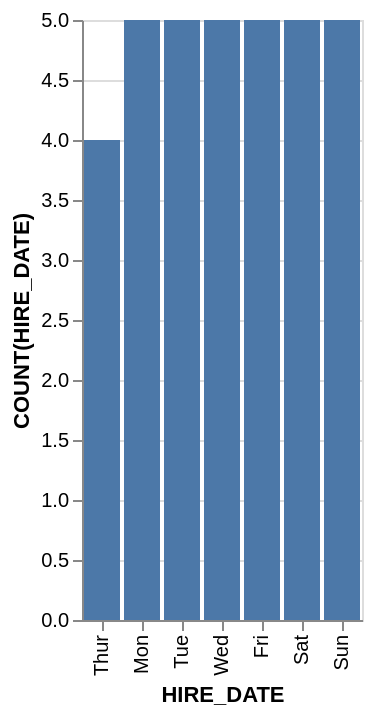

Specify this chart in Vega-Lite:
### Vega-Lite specification from a JSON file in a GitHub repository (floating-point values rounded to 4 significant figures)
{"data": {"values": [{"x_data": "Mon", "y_data": 5}, {"x_data": "Tue", "y_data": 5}, {"x_data": "Wed", "y_data": 5}, {"x_data": "Thur", "y_data": 4}, {"x_data": "Fri", "y_data": 5}, {"x_data": "Sat", "y_data": 5}, {"x_data": "Sun", "y_data": 5}]}, "mark": "bar", "encoding": {"x": {"field": "x_data", "type": "nominal", "title": "HIRE_DATE", "sort": {"op": "sum", "field": "y_data", "order": "ascending"}}, "y": {"field": "y_data", "type": "quantitative", "title": "COUNT(HIRE_DATE)"}}}
